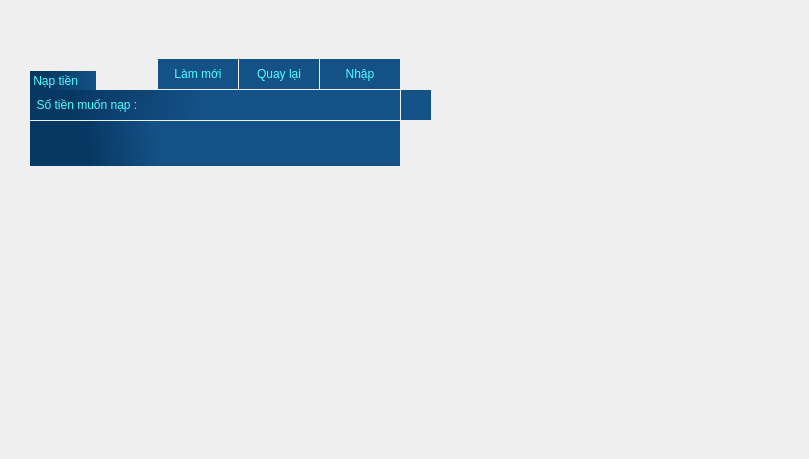
    <widget class="QWidget" name="add_money_screen">
     <widget class="QLabel" name="credit_6">
      <property name="geometry">
       <rect>
        <x>20</x>
        <y>0</y>
        <width>500</width>
        <height>90</height>
       </rect>
      </property>
      <property name="styleSheet">
       <string notr="true"/>
      </property>
      <property name="text">
       <string/>
      </property>
      <property name="pixmap">
       <pixmap>UI/credit.png</pixmap>
      </property>
     </widget>
     <widget class="QLabel" name="screen_6">
      <property name="geometry">
       <rect>
        <x>0</x>
        <y>0</y>
        <width>800</width>
        <height>450</height>
       </rect>
      </property>
      <property name="autoFillBackground">
       <bool>true</bool>
      </property>
      <property name="text">
       <string/>
      </property>
      <property name="pixmap">
       <pixmap>UI/screen.png</pixmap>
      </property>
     </widget>
     <widget class="QPushButton" name="add_money_return">
      <property name="geometry">
       <rect>
        <x>239</x>
        <y>59</y>
        <width>80</width>
        <height>30</height>
       </rect>
      </property>
      <property name="styleSheet">
       <string notr="true">font: 25 16pt &quot;Corbel Light&quot;;
color: rgb(76, 255, 255);
background-color: qlineargradient(spread:pad, x1:0, y1:0.528682, x2:0.347318, y2:0.523, stop:0.4375 rgba(20, 81, 135, 255), stop:1 rgba(20, 81, 135, 255));
border:rgb(15, 110, 199);</string>
      </property>
      <property name="text">
       <string>Quay lại</string>
      </property>
     </widget>
     <widget class="QPushButton" name="add_money_refresh">
      <property name="enabled">
       <bool>true</bool>
      </property>
      <property name="geometry">
       <rect>
        <x>158</x>
        <y>59</y>
        <width>80</width>
        <height>30</height>
       </rect>
      </property>
      <property name="styleSheet">
       <string notr="true">font: 25 16pt &quot;Corbel Light&quot;;
color: rgb(76, 255, 255);
background-color: qlineargradient(spread:pad, x1:0, y1:0.528682, x2:0.347318, y2:0.523, stop:0.4375 rgba(20, 81, 135, 255), stop:1 rgba(20, 81, 135, 255));
border:rgb(15, 110, 199);</string>
      </property>
      <property name="text">
       <string>Làm mới</string>
      </property>
     </widget>
     <widget class="QPushButton" name="add_money_confirm">
      <property name="geometry">
       <rect>
        <x>320</x>
        <y>59</y>
        <width>80</width>
        <height>30</height>
       </rect>
      </property>
      <property name="styleSheet">
       <string notr="true">font: 25 16pt &quot;Corbel Light&quot;;
color: rgb(76, 255, 255);
background-color: qlineargradient(spread:pad, x1:0, y1:0.528682, x2:0.347318, y2:0.523, stop:0.4375 rgba(20, 81, 135, 255), stop:1 rgba(20, 81, 135, 255));
border:rgb(15, 110, 199);</string>
      </property>
      <property name="text">
       <string>Nhập</string>
      </property>
     </widget>
     <widget class="QLabel" name="add_money_hint">
      <property name="geometry">
       <rect>
        <x>30</x>
        <y>90</y>
        <width>170</width>
        <height>30</height>
       </rect>
      </property>
      <property name="styleSheet">
       <string notr="true">font: 25 16pt &quot;Corbel Light&quot;;
color: rgb(76, 255, 255);
alternate-background-color: rgb(4, 168, 217);
selection-color: rgb(10, 69, 127);
background-color: qlineargradient(spread:pad, x1:0.25, y1:0.528682, x2:1, y2:0.551, stop:0 rgba(7, 56, 99, 255), stop:1 rgba(20, 81, 135, 255));
border:rgb(15, 110, 199);</string>
      </property>
      <property name="text">
       <string>  Số tiền muốn nạp :</string>
      </property>
     </widget>
     <widget class="QLabel" name="add_money_label">
      <property name="geometry">
       <rect>
        <x>30</x>
        <y>71</y>
        <width>66</width>
        <height>19</height>
       </rect>
      </property>
      <property name="styleSheet">
       <string notr="true">font: 75 11pt &quot;MS Shell Dlg 2&quot;;
color: rgb(76, 255, 255);
alternate-background-color: rgb(4, 168, 217);
selection-color: rgb(10, 69, 127);
background-color: qlineargradient(spread:pad, x1:0.25, y1:0.528682, x2:1, y2:0.551, stop:0 rgba(7, 56, 99, 255), stop:1 rgba(20, 81, 135, 255));
border:rgb(15, 110, 199);</string>
      </property>
      <property name="text">
       <string> Nạp tiền</string>
      </property>
     </widget>
     <widget class="QLabel" name="add_money_line_2">
      <property name="geometry">
       <rect>
        <x>401</x>
        <y>90</y>
        <width>30</width>
        <height>30</height>
       </rect>
      </property>
      <property name="styleSheet">
       <string notr="true">font: 14pt &quot;Microsoft YaHei&quot;;
color: rgb(76, 255, 255);
background-color: qlineargradient(spread:pad, x1:0, y1:0.528682, x2:0.347318, y2:0.523, stop:0.4375 rgba(20, 81, 135, 255), stop:1 rgba(20, 81, 135, 255));
border:rgb(15, 110, 199);</string>
      </property>
      <property name="text">
       <string/>
      </property>
     </widget>
     <widget class="QLineEdit" name="add_money_line">
      <property name="geometry">
       <rect>
        <x>200</x>
        <y>90</y>
        <width>200</width>
        <height>30</height>
       </rect>
      </property>
      <property name="styleSheet">
       <string notr="true">font: 14pt &quot;Microsoft YaHei&quot;;
color: rgb(76, 255, 255);
background-color: qlineargradient(spread:pad, x1:0, y1:0.528682, x2:0.347318, y2:0.523, stop:0.4375 rgba(20, 81, 135, 255), stop:1 rgba(20, 81, 135, 255));
border:rgb(15, 110, 199);</string>
      </property>
     </widget>
     <widget class="QLabel" name="add_money_report">
      <property name="geometry">
       <rect>
        <x>30</x>
        <y>121</y>
        <width>370</width>
        <height>45</height>
       </rect>
      </property>
      <property name="styleSheet">
       <string notr="true">font: 14pt &quot;MS Reference Sans Serif&quot;;
color: rgb(76, 255, 255);
alternate-background-color: rgb(4, 168, 217);
selection-color: rgb(10, 69, 127);
background-color: qlineargradient(spread:pad, x1:0.006, y1:0.528682, x2:0.347318, y2:0.523, stop:0.4375 rgba(7, 56, 99, 255), stop:1 rgba(20, 81, 135, 255));
border:rgb(15, 110, 199);</string>
      </property>
      <property name="text">
       <string/>
      </property>
     </widget>
     <zorder>screen_6</zorder>
     <zorder>credit_6</zorder>
     <zorder>add_money_return</zorder>
     <zorder>add_money_refresh</zorder>
     <zorder>add_money_confirm</zorder>
     <zorder>add_money_hint</zorder>
     <zorder>add_money_label</zorder>
     <zorder>add_money_line_2</zorder>
     <zorder>add_money_line</zorder>
     <zorder>add_money_report</zorder>
    </widget>
